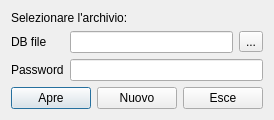
<?xml version="1.0" encoding="UTF-8"?>
<ui version="4.0">
 <class>DBDialog</class>
 <widget class="QDialog" name="DBDialog">
  <property name="geometry">
   <rect>
    <x>0</x>
    <y>0</y>
    <width>257</width>
    <height>118</height>
   </rect>
  </property>
  <property name="windowTitle">
   <string>Selezionare il database</string>
  </property>
  <layout class="QVBoxLayout" name="verticalLayout">
   <item>
    <widget class="QLabel" name="label_4">
     <property name="text">
      <string>Selezionare l'archivio:</string>
     </property>
    </widget>
   </item>
   <item>
    <layout class="QFormLayout" name="formLayout">
     <property name="fieldGrowthPolicy">
      <enum>QFormLayout::AllNonFixedFieldsGrow</enum>
     </property>
     <item row="0" column="0">
      <widget class="QLabel" name="label">
       <property name="text">
        <string>DB file</string>
       </property>
      </widget>
     </item>
     <item row="0" column="1">
      <layout class="QHBoxLayout" name="horizontalLayout">
       <item>
        <widget class="QLineEdit" name="dbfile"/>
       </item>
       <item>
        <widget class="QToolButton" name="toolButton">
         <property name="text">
          <string>...</string>
         </property>
        </widget>
       </item>
      </layout>
     </item>
     <item row="1" column="0">
      <widget class="QLabel" name="label_3">
       <property name="text">
        <string>Password</string>
       </property>
      </widget>
     </item>
     <item row="1" column="1">
      <widget class="QLineEdit" name="password">
       <property name="echoMode">
        <enum>QLineEdit::Password</enum>
       </property>
      </widget>
     </item>
    </layout>
   </item>
   <item>
    <layout class="QHBoxLayout" name="horizontalLayout_2">
     <item>
      <widget class="QPushButton" name="apreBtn">
       <property name="text">
        <string>Apre</string>
       </property>
      </widget>
     </item>
     <item>
      <widget class="QPushButton" name="nuovoBtn">
       <property name="text">
        <string>Nuovo</string>
       </property>
      </widget>
     </item>
     <item>
      <widget class="QPushButton" name="esceBtn">
       <property name="text">
        <string>Esce</string>
       </property>
      </widget>
     </item>
    </layout>
   </item>
  </layout>
 </widget>
 <resources/>
 <connections/>
</ui>
